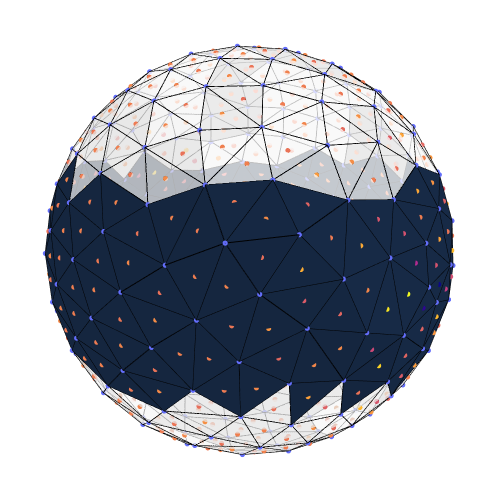

The notebook cell saved with this chart:
### Code cell
from SpaceBalls.sph_meshing import QuadratureGrid, get_edge_connectivities, get_faceted_sphere_mesh
from SpaceBalls.constants import earth_radius
import scipy.spatial
RE = earth_radius()

radius_meters = 0.5
n_faces = 500
default_golden = False
body_opacity = 0.75  # 1.0 is fully opaque; solar panels always stay opaque.
solar_panel_fraction = 0.42  # Fraction of facets, rounded to a whole facet count.
distribution_mode = "equatorial"  # "random" or "equatorial" (belt around z=0).
mesh = get_faceted_sphere_mesh(radius_meters, n_faces, default_golden=default_golden)
vertices, centroids, normal_vecs, areas, edge_conns, hull = mesh
solar_panel_mask = select_solar_panel_facets(mesh, solar_panel_fraction, distribution_mode)


# Create figure
fig = go.Figure()
add_scatter(fig, vertices)
add_scatter(fig, centroids, color_values=areas)
#add_scatter(fig, normal_vecs)

i, j, k = hull.simplices.T
add_facets(fig, vertices, i, j, k, solar_panel_mask=solar_panel_mask,
           body_opacity=body_opacity)


edge_x, edge_y, edge_z = get_edges_to_plot(hull)
fig.add_trace(go.Scatter3d(
    x=edge_x,
    y=edge_y,
    z=edge_z,
    mode='lines',
    line=dict(color='black', width=2),
    #name='edge_conns'
))

axis_lim = radius_meters 
fig.update_layout(
    scene=dict(
        xaxis=dict(visible=False, range=[-axis_lim, axis_lim]),
        yaxis=dict(visible=False, range=[-axis_lim, axis_lim]),
        zaxis=dict(visible=False, range=[-axis_lim, axis_lim]),
        aspectmode='cube',
        camera=dict(
            eye=dict(x=1.0, y=1.0, z=0.3)  # smaller values => zoom in
        ),
    ),
    width=500,
    height=500,
    showlegend=False,
    margin=dict(l=20, r=20, t=20, b=20),  # Padding in pixels
    #pad=0   
)


fig.show()
name_tail = '_golden' if default_golden else ''

#fig.write_image(os.path.join(MEDIA_DIR, 'figures', 'sc_shapes',
#                             'sphere'+str(n_faces)+name_tail),
#                             format='png')


"""
fig, ax = plot_sc_shape(hull.points, stacked_areas=None, radius=1, displace_points=True)
for idx_triad in hull.simplices:
    triangle = hull.points[idx_triad]
    ax.plot(triangle[:,0], triangle[:,1], triangle[:,2])
"""

### Figure 1 — Plotly figure (JSON) as saved in the notebook; plotly's stock layout.template omitted (floating-point values rounded to 4 significant figures; data arrays with more than 128 entries replaced by an {"elided": "..."} marker saying what was removed)
{"data": [{"marker": {"colorscale": [[0, "#0d0887"], [0.1111, "#46039f"], [0.2222, "#7201a8"], [0.3333, "#9c179e"], [0.4444, "#bd3786"], [0.5556, "#d8576b"], [0.6667, "#ed7953"], [0.7778, "#fb9f3a"], [0.8889, "#fdca26"], [1, "#f0f921"]], "size": 3}, "mode": "markers", "type": "scatter3d", "x": {"elided": "252 float values"}, "y": {"elided": "252 float values"}, "z": {"elided": "252 float values"}}, {"marker": {"color": {"elided": "500 float values"}, "colorscale": [[0, "#0d0887"], [0.1111, "#46039f"], [0.2222, "#7201a8"], [0.3333, "#9c179e"], [0.4444, "#bd3786"], [0.5556, "#d8576b"], [0.6667, "#ed7953"], [0.7778, "#fb9f3a"], [0.8889, "#fdca26"], [1, "#f0f921"]], "size": 3}, "mode": "markers", "type": "scatter3d", "x": {"elided": "500 float values"}, "y": {"elided": "500 float values"}, "z": {"elided": "500 float values"}}, {"color": "#172a46", "flatshading": true, "i": {"elided": "210 int values"}, "j": {"elided": "210 int values"}, "k": {"elided": "210 int values"}, "lighting": {"ambient": 0.9, "diffuse": 0.5, "fresnel": 0, "roughness": 0.9, "specular": 0}, "name": "Solar panels", "opacity": 1, "type": "mesh3d", "x": {"elided": "252 float values"}, "y": {"elided": "252 float values"}, "z": {"elided": "252 float values"}}, {"color": "white", "flatshading": true, "i": {"elided": "290 int values"}, "j": {"elided": "290 int values"}, "k": {"elided": "290 int values"}, "lighting": {"ambient": 0.9, "diffuse": 0.5, "fresnel": 0, "roughness": 0.9, "specular": 0}, "name": "Body facets", "opacity": 0.75, "type": "mesh3d", "x": {"elided": "252 float values"}, "y": {"elided": "252 float values"}, "z": {"elided": "252 float values"}}, {"line": {"color": "black", "width": 2}, "mode": "lines", "type": "scatter3d", "x": {"elided": "2250 float values"}, "y": {"elided": "2250 float values"}, "z": {"elided": "2250 float values"}}], "layout": {"height": 500, "margin": {"b": 20, "l": 20, "r": 20, "t": 20}, "scene": {"aspectmode": "cube", "camera": {"eye": {"x": 1, "y": 1, "z": 0.3}}, "xaxis": {"range": [-0.5, 0.5], "visible": false}, "yaxis": {"range": [-0.5, 0.5], "visible": false}, "zaxis": {"range": [-0.5, 0.5], "visible": false}}, "showlegend": false, "width": 500}}
